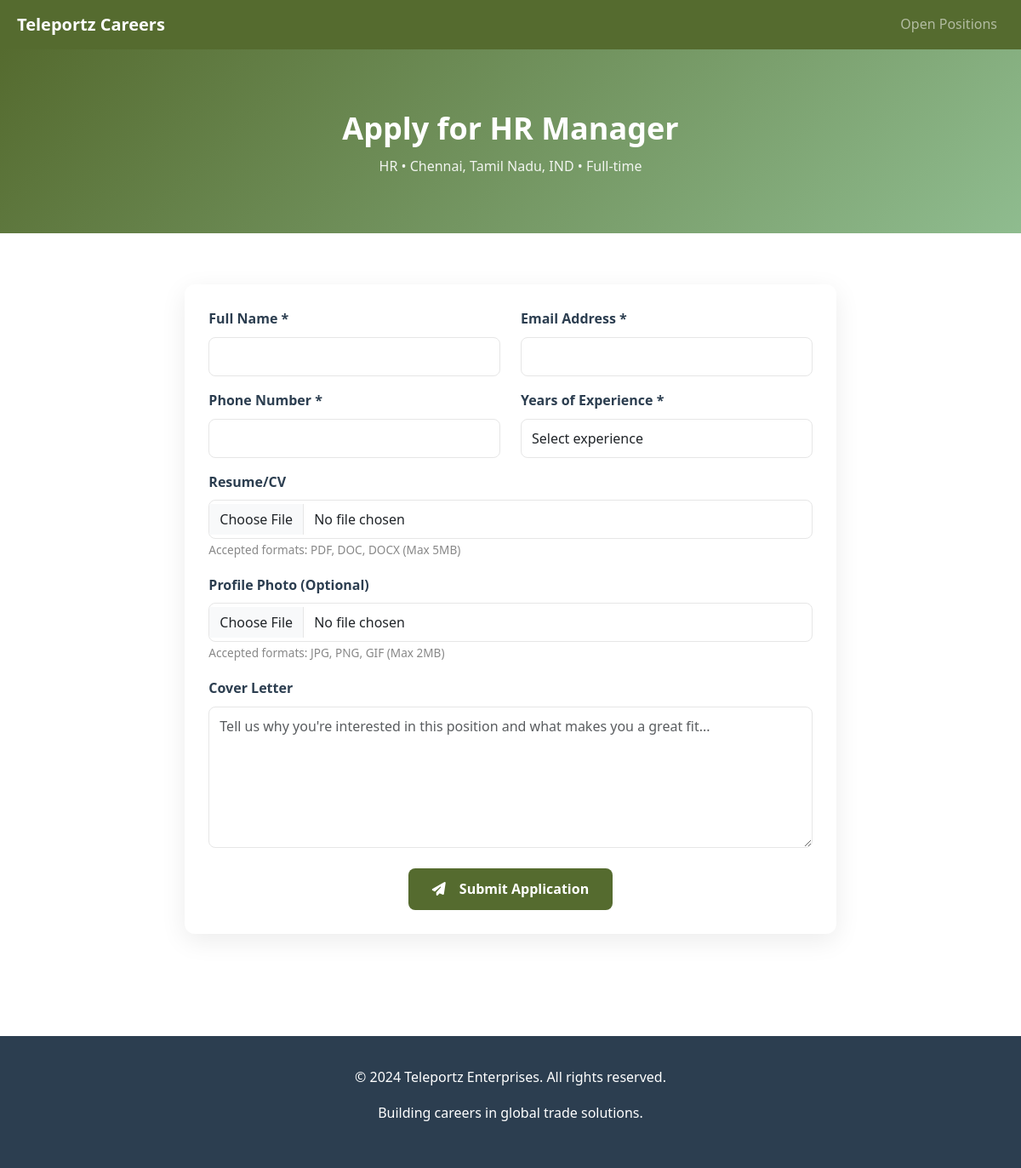
/job/1/apply, run on the app's committed database.
### career/models.py (models this page shows)
class Job(db.Model):
    id = db.Column(db.Integer, primary_key=True)
    title = db.Column(db.String(200), nullable=False)
    department = db.Column(db.String(100), nullable=False)
    location = db.Column(db.String(100), nullable=False)
    type = db.Column(db.String(50), nullable=False)
    experience = db.Column(db.String(100), nullable=False)
    salary_range = db.Column(db.String(100))
    description = db.Column(db.Text, nullable=False)
    requirements = db.Column(db.Text, nullable=False)
    benefits = db.Column(db.Text)
    is_active = db.Column(db.Boolean, default=True)
    created_at = db.Column(db.DateTime, default=datetime.utcnow)

### career/routes.py (the view, shortened to what this page needs)
@career_bp.route('/job/<int:job_id>/apply', methods=['GET', 'POST'])
def apply_job(job_id):
    job = Job.query.get_or_404(job_id)
    if not job.is_active:
        flash('This job posting is no longer available.', 'info')
        return redirect(url_for('career.careers'))
    return render_template('career/apply_job.html', job=job)

### career/templates/career/apply_job.html (shortened to what this page needs)
{% extends "base.html" %}
{% block content %}
<section class="apply-hero">
    <div class="container container-main">
        <div class="row">
            <div class="col-lg-8 mx-auto text-center">
                <h1 class="job-title">Apply for {{ job.title }}</h1>
                <p>{{ job.department }} • {{ job.location }} • {{ job.type }}</p>
            </div>
        </div>
    </div>
</section>
<section class="application-form">
    <div class="container container-main">
        <div class="row">
            <div class="col-lg-8 mx-auto">
                <div class="form-card">
                    <form method="POST" enctype="multipart/form-data">
                        <div class="row">
                            <div class="col-md-6 mb-3">
                                <label for="name" class="form-label">Full Name *</label>
                                <input type="text" class="form-control form-control-custom" id="name" name="name" required>
                            </div>
                            <div class="col-md-6 mb-3">
                                <label for="email" class="form-label">Email Address *</label>
                                <input type="email" class="form-control form-control-custom" id="email" name="email" required>
                            </div>
                        </div>
                        <div class="row">
                            <div class="col-md-6 mb-3">
                                <label for="phone" class="form-label">Phone Number *</label>
                                <input type="tel" class="form-control form-control-custom" id="phone" name="phone" required>
                            </div>
                            <div class="col-md-6 mb-3">
                                <label for="experience_years" class="form-label">Years of Experience *</label>
                                <select class="form-control form-control-custom" id="experience_years" name="experience_years" required>
                                    <option value="">Select experience</option>
                                </select>
                            </div>
                        </div>
                        <div class="mb-3">
                            <label for="resume" class="form-label">Resume/CV</label>
                            <input type="file" class="form-control form-control-custom" id="resume" name="resume" accept=".pdf,.doc,.docx">
                            <small class="form-text text-muted-small">Accepted formats: PDF, DOC, DOCX (Max 5MB)</small>
                        </div>
                        <div class="mb-3">
                            <label for="photo" class="form-label">Profile Photo (Optional)</label>
                            <input type="file" class="form-control form-control-custom" id="photo" name="photo" accept="image/*">
                            <small class="form-text text-muted-small">Accepted formats: JPG, PNG, GIF (Max 2MB)</small>
                        </div>
                        <div class="mb-4">
                            <label for="cover_letter" class="form-label">Cover Letter</label>
                            <textarea class="form-control form-control-custom" id="cover_letter" name="cover_letter" rows="6"
                                      placeholder="Tell us why you're interested in this position and what makes you a great fit..."></textarea>
                        </div>
                        <div class="text-center">
                            <button type="submit" class="btn-cta">
                                <i class="fa-solid fa-paper-plane me-2"></i>Submit Application
                            </button>
                        </div>
                    </form>
                </div>
            </div>
        </div>
    </div>
</section>
{% endblock %}

### career/static/css/careers.css (style rules this page uses)
.job-title { font-size: 1.4rem; font-weight: 700; color: #2c3e50; margin: 0 0 8px 0; line-height: 1.3; transition: color 0.3s ease; }
.container-main { max-width: 1200px; margin: 0 auto; padding: 0 20px; }
.apply-hero { background: linear-gradient(135deg, #556b2f 0%, #8fbc8f 100%); padding: 70px 0 50px; color: #fff; text-align: center; }
.apply-hero .job-title { font-size: 2.25rem; margin-bottom: 8px; }
.apply-hero p { color: rgba(255,255,255,0.9); font-size: 1rem; }
.application-form { padding: 60px 0; }
.form-card { background: white; border-radius: 12px; padding: 28px; box-shadow: 0 8px 30px rgba(0,0,0,0.08); }
.form-card .form-label { font-weight: 600; color: #2c3e50; }
.form-control-custom { border-radius: 8px; border: 1px solid #e6e6e6; padding: 10px 12px; }
.text-muted-small { font-size: 0.85rem; color: #888; }
.btn-cta { background: #556b2f; color: #fff; padding: 12px 28px; border-radius: 8px; border: none; font-weight: 700; text-decoration: none; display: inline-flex; align-items: center; gap: 8px; }
.job-title { color: #fff; font-size: 2.5rem; margin-bottom: 12px; font-weight: 700; }

### career/templates/base.html (style rules this page uses)
body { font-family: 'Segoe UI', Tahoma, Geneva, Verdana, sans-serif; line-height: 1.6; color: #333; }
.container { max-width: 1200px; margin: 0 auto; padding: 0 20px; }
.text-center { text-align: center; }

### data on the page
Job: title "HR Manager", department "HR", location "Chennai, Tamil Nadu, IND", type "Full-time"
